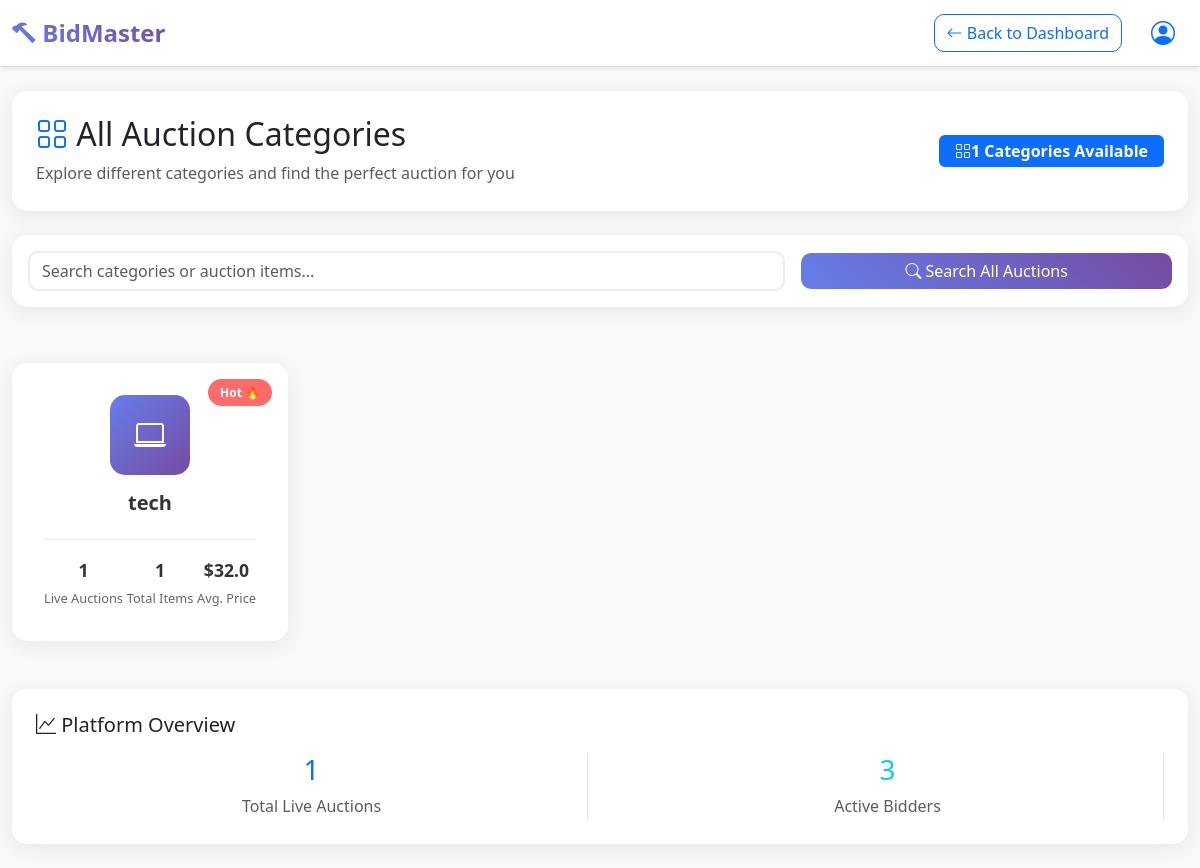
Page /categories/7 on the committed database.
### accounts/models.py (models this page shows, shortened)
class Products (models.Model):
    product_id=models.AutoField(primary_key=True)
    product_name=models.CharField(max_length=50,default='')
    product_category=models.CharField(max_length=50,default='')
    product_desc=models.CharField(max_length=1000,default='')
    product_pub_date=models.DateField(default=date.today)
    product_end_date=models.DateField(default=ten_days_later)
    product_image=models.ImageField(upload_to='auctions/images',default='')
    product_start_price= models.IntegerField(default=0)
    product_current_price= models.IntegerField(default=0)
    product_end_price=models.IntegerField(default=0)
    product_mid_price=models.IntegerField(default=0)
    product_owner=models.IntegerField(default=0)
    product_winner=models.CharField(default=-1)
    product_winner_id=models.IntegerField(default=-1)
    product_bidders=models.CharField(max_length=200,default='')
    product_status=models.CharField(max_length=50,default='pending')
    product_bids_count=models.IntegerField(default=0)

### accounts/views.py (the view)
# urls.py: path('categories/<int:member_id>', views.categories,name='categories'),
def categories(request,member_id):
    categories = Products.objects.filter(product_status="live").values_list('product_category', flat=True).distinct()
    categories_details=[]
    live=0
    for category in categories:
        cat=len(Products.objects.filter(product_status="live",product_category=category))
        live+=cat
        cat1=len(Products.objects.filter(product_category=category))
        avg_price = Products.objects.filter(product_category=category,product_status="live").aggregate(avg_price=Avg('product_current_price'))['avg_price']
        categories_details.append([category,cat,cat1,avg_price])
    members=len(Members.objects.filter(role='bidder'))
    return render(request,'accounts/allAuctions.html',{'id':member_id,'categories_count':len(categories),'categories':categories_details,'live':live,'members':members})

### accounts/templates/accounts/allAuctions.html (shortened to what this page needs)
<!DOCTYPE html>
<html lang="en">
<head>
    <link href="https://cdn.jsdelivr.net/npm/bootstrap@5.3.0/dist/css/bootstrap.min.css" rel="stylesheet">
    <link href="https://cdn.jsdelivr.net/npm/bootstrap-icons@1.10.0/font/bootstrap-icons.css" rel="stylesheet">
</head>
<body class="bg-light">
    <nav class="navbar navbar-expand-lg navbar-light bg-white border-bottom shadow-sm">
        <div class="container-fluid">
            <a class="navbar-brand" href="/decision/{{id}}">
                <i class="bi bi-hammer text-primary"></i>
                <span class="fw-bold">BidMaster</span>
            </a>
            <div class="d-flex align-items-center gap-3">
                <a href="/decision/{{id}}" class="btn btn-outline-primary btn-custom">
                    <i class="bi bi-arrow-left"></i> Back to Dashboard
                </a>
                <div class="dropdown">
                    <button class="btn btn-link" type="button" data-bs-toggle="dropdown">
                        <i class="bi bi-person-circle fs-4"></i>
                    </button>
                </div>
            </div>
        </div>
    </nav>
    <div class="container-fluid py-4">
        <div class="row mb-4">
            <div class="col-12">
                <div class="page-header p-4">
                    <div class="row align-items-center">
                        <div class="col-md-8">
                            <h1 class="h2 mb-2">
                                <i class="bi bi-grid text-primary"></i>
                                All Auction Categories
                            </h1>
                            <p class="text-muted mb-0">Explore different categories and find the perfect auction for you</p>
                        </div>
                        <div class="col-md-4 text-md-end">
                            <span class="badge bg-primary fs-6 px-3 py-2">
                                <i class="bi bi-grid"></i>{{categories_count}} Categories Available
                            </span>
                        </div>
                    </div>
                </div>
            </div>
        </div>
        <div class="row mb-4">
            <div class="col-12">
                <div class="search-section p-3">
                    <div class="row g-3 align-items-center">
                        <div class="col-md-8">
                            <input type="search" class="form-control" placeholder="Search categories or auction items..." id="searchInput">
                        </div>
                        <div class="col-md-4">
                            <button class="btn btn-primary btn-custom w-100" onclick="performSearch()">
                                <i class="bi bi-search"></i> Search All Auctions
                            </button>
                        </div>
                    </div>
                </div>
            </div>
        </div>
        <div class="row g-4 mb-5">
             {% for category,cat,cat1,price in categories %}
            <div class="col-lg-3 col-md-6" onclick="navigateToCategory('{{category}}')">
                <div class="card category-card h-100">
                    <div class="trending-badge">Hot 🔥</div>
                    <div class="category-content">
                        <div class="category-icon">
                            <i class="bi bi-laptop"></i>
                        </div>
                        <h5 class="category-title">{{category}}</h5>
                        <div class="category-stats">
                            <div class="category-stat">
                                <div class="number">{{cat}}</div>
                                <div class="label">Live Auctions</div>
                            </div>
                            <div class="category-stat">
                                <div class="number">{{cat1}}</div>
                                <div class="label">Total Items</div>
                            </div>
                            <div class="category-stat">
                                <div class="number">${{price}}</div>
                                <div class="label">Avg. Price</div>
                            </div>
                        </div>
                    </div>
                </div>
            </div>
            {% endfor %}
        </div>
        <div class="row">
            <div class="col-12">
                <div class="stats-overview p-4">
                    <h5 class="mb-3">
                        <i class="bi bi-graph-up"></i> Platform Overview
                    </h5>
                    <div class="row text-center">
                        <div class="col-md-6">
                            <div class="border-end">
                                <h3 class="text-primary" id="totalLiveAuctions">{{live}}</h3>
                                <p class="text-muted mb-0">Total Live Auctions</p>
                            </div>
                        </div>
                        <div class="col-md-6">
                            <div class="border-end">
                                <h3 class="text-info" id="activeBidders">{{members}}</h3>
                                <p class="text-muted mb-0">Active Bidders</p>
                            </div>
                        </div>
                    </div>
                </div>
            </div>
        </div>
    </div>
</body>
</html>

### accounts/templates/accounts/allAuctions.html (style rules this page uses)
body { font-family: 'Segoe UI', Tahoma, Geneva, Verdana, sans-serif; line-height: 1.6; background: #f8f9fa; }
.navbar { box-shadow: 0 4px 20px rgba(0,0,0,.08); backdrop-filter: blur(10px); background: rgba(255, 255, 255, 0.95) !important; transition: all 0.3s ease; border-bottom: 1px solid rgba(0,0,0,.05); }
.navbar-brand { font-weight: bold; font-size: 1.5rem; background: linear-gradient(45deg, #667eea, #764ba2); -webkit-background-clip: text; -webkit-text-fill-color: transparent; background-clip: text; transition: all 0.3s ease; }
.page-header { background: white; border-radius: 15px; box-shadow: 0 4px 20px rgba(0,0,0,.08); transition: transform 0.3s ease; }
.category-card { background: white; border-radius: 15px; overflow: hidden; box-shadow: 0 4px 20px rgba(0,0,0,.08); transition: all 0.3s ease; border: none; cursor: pointer; position: relative; }
.category-card::before { content: ''; position: absolute; top: 0; left: 0; right: 0; bottom: 0; background: linear-gradient(135deg, transparent 0%, rgba(102, 126, 234, 0.1) 100%); opacity: 0; transition: opacity 0.3s ease; }
.category-icon { width: 80px; height: 80px; border-radius: 15px; display: flex; align-items: center; justify-content: center; font-size: 2rem; color: white; margin: 0 auto 1rem; position: relative; z-index: 2; }
.category-card:nth-child(1) .category-icon { background: linear-gradient(135deg, #667eea, #764ba2); }
.category-content { padding: 2rem; text-align: center; position: relative; z-index: 2; }
.category-title { font-size: 1.25rem; font-weight: 600; color: #333; margin-bottom: 0.5rem; }
.category-stats { display: flex; justify-content: space-between; margin-top: 1.5rem; padding-top: 1rem; border-top: 1px solid #e9ecef; }
.category-stat { text-align: center; }
.category-stat .number { font-weight: bold; color: #333; font-size: 1.1rem; }
.category-stat .label { font-size: 0.8rem; color: #666; margin-top: 0.25rem; }
.btn-custom { border-radius: 10px; font-weight: 500; transition: all 0.3s ease; }
.btn-primary.btn-custom { background: linear-gradient(45deg, #667eea, #764ba2); border: none; }
.trending-badge { position: absolute; top: 1rem; right: 1rem; background: #ff6b6b; color: white; padding: 0.25rem 0.75rem; border-radius: 20px; font-size: 0.75rem; font-weight: bold; z-index: 3; }
.search-section { background: white; border-radius: 15px; box-shadow: 0 4px 20px rgba(0,0,0,.08); margin-bottom: 2rem; }
.form-control { border-radius: 10px; border: 2px solid #e9ecef; transition: border-color 0.3s ease, box-shadow 0.3s ease; }
.stats-overview { background: white; border-radius: 15px; box-shadow: 0 4px 20px rgba(0,0,0,.08); }

### rows in the picture
Products: product_category "tech", product_owner "1", price "32.0"

### other values in the picture
{{ categories_count }} "1"
{{ live }} "1"
{{ members }} "3"
